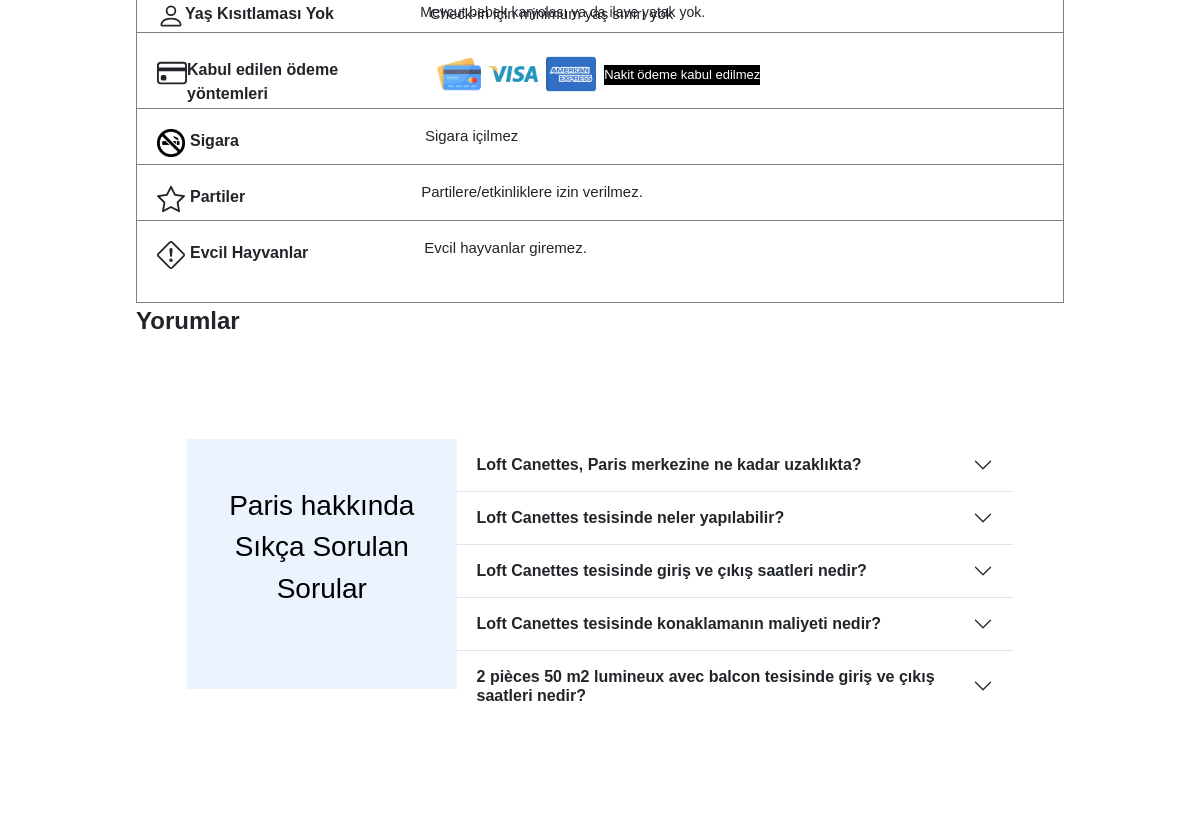
The page /detay2 (middle part) on the database as committed earlier.
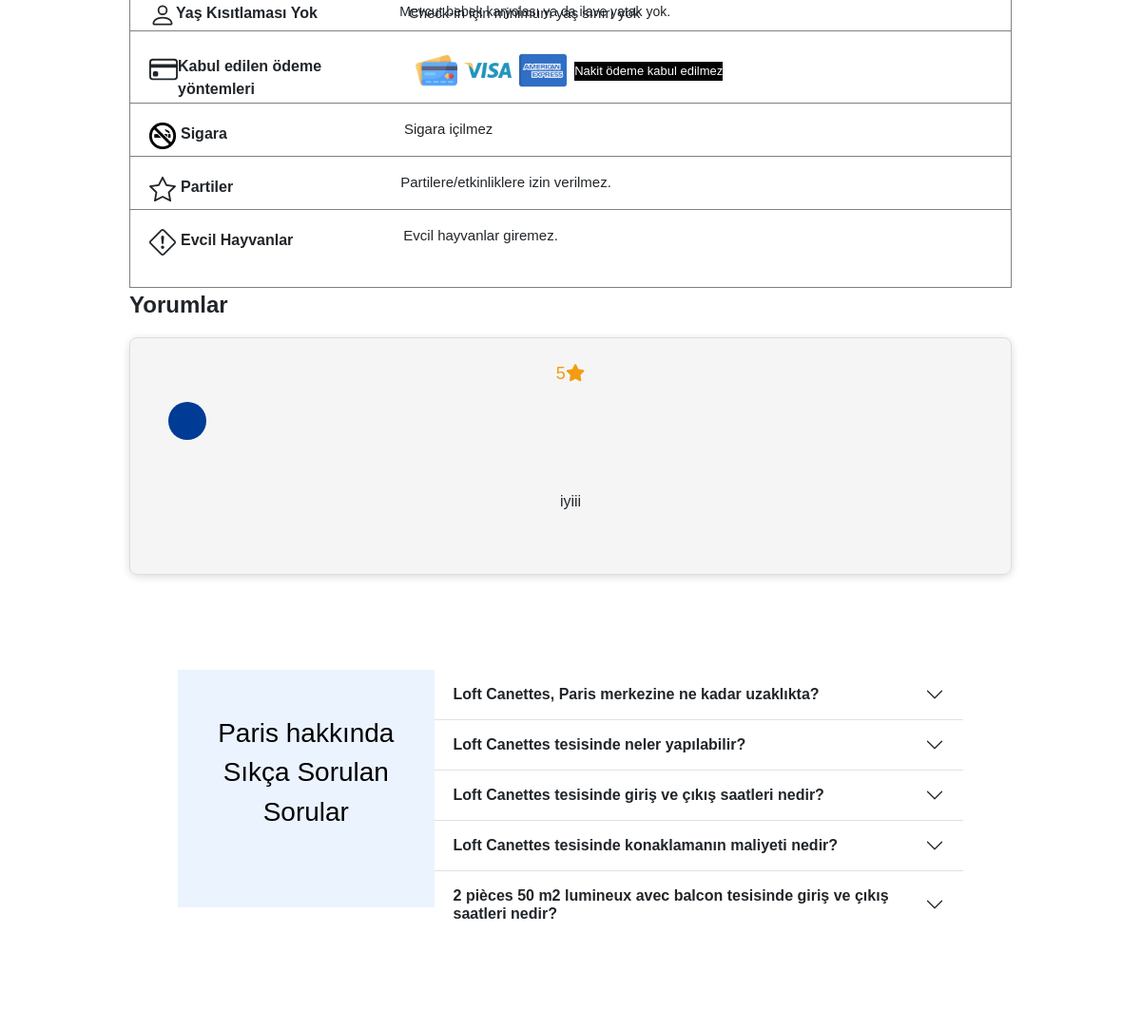
The same page on the database as committed later.
### comments/models.py (models this page shows, shortened)
class Yorum(models.Model):
    description = models.CharField(max_length=100,)
    rating = models.CharField(max_length=5)
    is_active = models.BooleanField()

### booking_clone/views.py (the view)
# urls.py: path('detay2',detay2,name='detay2'),
def detay2(request):
    yorum = Yorum.objects.all()
    context ={
        'yorum':yorum
    }
    return render(request,'detay2.html',context)

### templates/detay2.html (shortened to what the changed rows need)
{% extends "base.html" %}
{% load static %}
{% block content %}
<div class="container" style="margin-top: 5rem;">
  <swiper-container class="swiper-3" pagination="true" pagination-clickable="true" space-between="30"
    slides-per-view="3">
    {% for yorum in yorum %}
    <swiper-slide style="height: 250px">
      <div class="yorum-card p-4">
        <p class="rating ms-0">{{ yorum.rating }}<span class="fa fa-star checked"></span></p>
        <div class="yorum-header d-flex align-items-center mt-3">
          <div class="user-icon ms-3 me-4">{{ user.username|first|upper }}</div>
        </div>
        <p class="mt-5">{{ yorum.description }}</p>
      </div>
    </swiper-slide>
    {% endfor %}
  </swiper-container>
</div>
<div class="container">
  <div class="end">
    <div class="open-close">
      <div class="accordion accordion-flush" id="accordionFlushExample">
        <div class="accordion-item">
          <h2 class="accordion-header">
            <button class="accordion-button collapsed" type="button" data-bs-toggle="collapse"
              data-bs-target="#flush-collapseOne" aria-expanded="false" aria-controls="flush-collapseOne">
              <strong>Loft Canettes, Paris merkezine ne kadar uzaklıkta?</strong>
            </button>
          </h2>
        </div>
        <div class="accordion-item">
          <h2 class="accordion-header">
            <button class="accordion-button collapsed" type="button" data-bs-toggle="collapse"
              data-bs-target="#flush-collapseTwo" aria-expanded="false" aria-controls="flush-collapseTwo">
              <strong>Loft Canettes tesisinde neler yapılabilir?</strong>
            </button>
          </h2>
        </div>
        <div class="accordion-item">
          <h2 class="accordion-header">
            <button class="accordion-button collapsed" type="button" data-bs-toggle="collapse"
              data-bs-target="#flush-collapseThree" aria-expanded="false" aria-controls="flush-collapseThree">
              <strong>Loft Canettes tesisinde giriş ve çıkış saatleri nedir?</strong>
            </button>
          </h2>
        </div>
        <div class="accordion-item">
          <h2 class="accordion-header">
            <button class="accordion-button collapsed" type="button" data-bs-toggle="collapse"
              data-bs-target="#flush-collapseFour" aria-expanded="false" aria-controls="flush-collapseFour">
              <strong>Loft Canettes tesisinde konaklamanın maliyeti nedir?</strong>
            </button>
          </h2>
        </div>
        <div class="accordion-item">
          <h2 class="accordion-header">
            <button class="accordion-button collapsed" type="button" data-bs-toggle="collapse"
              data-bs-target="#flush-collapseFive" aria-expanded="false" aria-controls="flush-collapseFive">
              <strong>2 pièces 50 m2 lumineux avec balcon tesisinde giriş ve çıkış
                saatleri nedir?</strong>
            </button>
          </h2>
        </div>
      </div>
    </div>
  </div>
</div>
{% endblock content %}

Rows that differ between the two databases and show on the page:
added Yorum: rating "5", description "iyiii"
